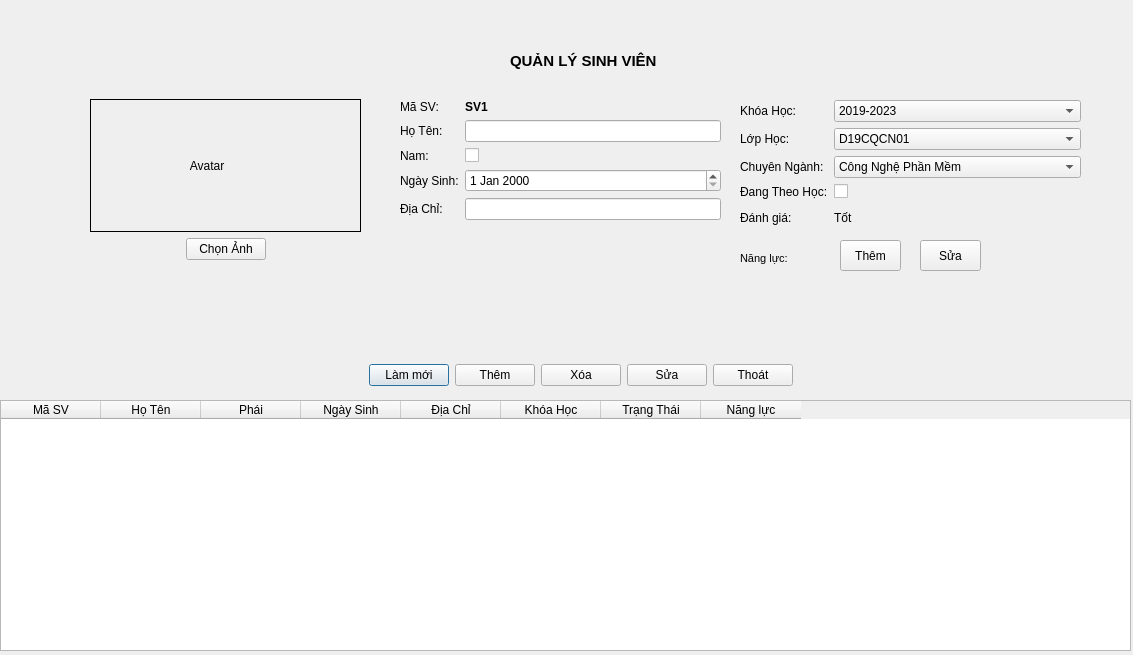
<?xml version="1.0" encoding="UTF-8"?>
<ui version="4.0">
 <class>Dialog</class>
 <widget class="QDialog" name="Dialog">
  <property name="geometry">
   <rect>
    <x>0</x>
    <y>0</y>
    <width>1133</width>
    <height>655</height>
   </rect>
  </property>
  <property name="windowTitle">
   <string>QLDSV</string>
  </property>
  <widget class="QTableWidget" name="tableWidget">
   <property name="geometry">
    <rect>
     <x>0</x>
     <y>400</y>
     <width>1131</width>
     <height>251</height>
    </rect>
   </property>
   <column>
    <property name="text">
     <string>Mã SV</string>
    </property>
   </column>
   <column>
    <property name="text">
     <string>Họ Tên</string>
    </property>
   </column>
   <column>
    <property name="text">
     <string>Phái</string>
    </property>
   </column>
   <column>
    <property name="text">
     <string>Ngày Sinh</string>
    </property>
   </column>
   <column>
    <property name="text">
     <string>Địa Chỉ</string>
    </property>
   </column>
   <column>
    <property name="text">
     <string>Khóa Học</string>
    </property>
   </column>
   <column>
    <property name="text">
     <string>Trạng Thái</string>
    </property>
   </column>
   <column>
    <property name="text">
     <string>Năng lực</string>
    </property>
   </column>
  </widget>
  <widget class="QWidget" name="formLayoutWidget_2">
   <property name="geometry">
    <rect>
     <x>740</x>
     <y>100</y>
     <width>341</width>
     <height>141</height>
    </rect>
   </property>
   <layout class="QFormLayout" name="formLayout_3">
    <item row="0" column="0">
     <widget class="QLabel" name="ngYSinhLabel_2">
      <property name="text">
       <string>Khóa Học:</string>
      </property>
     </widget>
    </item>
    <item row="0" column="1">
     <widget class="QComboBox" name="dYCCMNComboBox_5">
      <item>
       <property name="text">
        <string>2019-2023</string>
       </property>
      </item>
     </widget>
    </item>
    <item row="1" column="0">
     <widget class="QLabel" name="aChLabel_2">
      <property name="text">
       <string>Lớp Học:</string>
      </property>
     </widget>
    </item>
    <item row="1" column="1">
     <widget class="QComboBox" name="dYCCMNComboBox_3">
      <item>
       <property name="text">
        <string>D19CQCN01</string>
       </property>
      </item>
     </widget>
    </item>
    <item row="2" column="0">
     <widget class="QLabel" name="chuyNMNLabel_2">
      <property name="text">
       <string>Chuyên Ngành:</string>
      </property>
     </widget>
    </item>
    <item row="2" column="1">
     <widget class="QComboBox" name="dYCCMNComboBox_4">
      <item>
       <property name="text">
        <string>Công Nghệ Phần Mềm</string>
       </property>
      </item>
     </widget>
    </item>
    <item row="3" column="0">
     <widget class="QLabel" name="angLMViCLabel_2">
      <property name="text">
       <string>Đang Theo Học:</string>
      </property>
     </widget>
    </item>
    <item row="3" column="1">
     <widget class="QCheckBox" name="angLMViCCheckBox_2"/>
    </item>
    <item row="4" column="0">
     <layout class="QVBoxLayout" name="verticalLayout_6"/>
    </item>
    <item row="5" column="0">
     <widget class="QLabel" name="nhGiLabel">
      <property name="text">
       <string>Đánh giá:</string>
      </property>
     </widget>
    </item>
    <item row="5" column="1">
     <widget class="QLabel" name="label_3">
      <property name="text">
       <string>Tốt</string>
      </property>
     </widget>
    </item>
   </layout>
  </widget>
  <widget class="QWidget" name="formLayoutWidget">
   <property name="geometry">
    <rect>
     <x>400</x>
     <y>100</y>
     <width>321</width>
     <height>161</height>
    </rect>
   </property>
   <layout class="QFormLayout" name="formLayout_2">
    <item row="0" column="0">
     <widget class="QLabel" name="mGVLabel">
      <property name="text">
       <string>Mã SV:</string>
      </property>
     </widget>
    </item>
    <item row="0" column="1">
     <widget class="QLabel" name="label">
      <property name="font">
       <font>
        <weight>75</weight>
        <bold>true</bold>
       </font>
      </property>
      <property name="text">
       <string>SV1</string>
      </property>
     </widget>
    </item>
    <item row="1" column="0">
     <widget class="QLabel" name="HTLabel">
      <property name="text">
       <string>Họ Tên:</string>
      </property>
     </widget>
    </item>
    <item row="1" column="1">
     <widget class="QLineEdit" name="HTLineEdit">
      <property name="sizeIncrement">
       <size>
        <width>0</width>
        <height>0</height>
       </size>
      </property>
     </widget>
    </item>
    <item row="2" column="0">
     <widget class="QLabel" name="namLabel">
      <property name="text">
       <string>Nam:</string>
      </property>
     </widget>
    </item>
    <item row="2" column="1">
     <widget class="QCheckBox" name="namCheckBox"/>
    </item>
    <item row="5" column="0">
     <layout class="QVBoxLayout" name="verticalLayout_3"/>
    </item>
    <item row="3" column="0">
     <widget class="QLabel" name="ngYSinhLabel_3">
      <property name="text">
       <string>Ngày Sinh:</string>
      </property>
     </widget>
    </item>
    <item row="3" column="1">
     <widget class="QDateEdit" name="ngYSinhDateEdit_3"/>
    </item>
    <item row="4" column="0">
     <widget class="QLabel" name="aChLabel_3">
      <property name="text">
       <string>Địa Chỉ:</string>
      </property>
     </widget>
    </item>
    <item row="4" column="1">
     <widget class="QLineEdit" name="aChLineEdit_3"/>
    </item>
   </layout>
  </widget>
  <widget class="QWidget" name="horizontalLayoutWidget_2">
   <property name="geometry">
    <rect>
     <x>240</x>
     <y>360</y>
     <width>681</width>
     <height>30</height>
    </rect>
   </property>
   <layout class="QHBoxLayout" name="horizontalLayout_3">
    <item>
     <spacer name="horizontalSpacer_3">
      <property name="orientation">
       <enum>Qt::Horizontal</enum>
      </property>
      <property name="sizeHint" stdset="0">
       <size>
        <width>40</width>
        <height>20</height>
       </size>
      </property>
     </spacer>
    </item>
    <item>
     <widget class="QPushButton" name="pushButton_8">
      <property name="text">
       <string>Làm mới</string>
      </property>
     </widget>
    </item>
    <item>
     <widget class="QPushButton" name="pushButton_9">
      <property name="text">
       <string>Thêm</string>
      </property>
     </widget>
    </item>
    <item>
     <widget class="QPushButton" name="pushButton_10">
      <property name="text">
       <string>Xóa</string>
      </property>
     </widget>
    </item>
    <item>
     <widget class="QPushButton" name="pushButton_11">
      <property name="text">
       <string>Sửa</string>
      </property>
     </widget>
    </item>
    <item>
     <widget class="QPushButton" name="pushButton_12">
      <property name="text">
       <string>Thoát</string>
      </property>
     </widget>
    </item>
    <item>
     <spacer name="horizontalSpacer_4">
      <property name="orientation">
       <enum>Qt::Horizontal</enum>
      </property>
      <property name="sizeHint" stdset="0">
       <size>
        <width>40</width>
        <height>20</height>
       </size>
      </property>
     </spacer>
    </item>
   </layout>
  </widget>
  <widget class="QLabel" name="label_4">
   <property name="geometry">
    <rect>
     <x>510</x>
     <y>50</y>
     <width>351</width>
     <height>22</height>
    </rect>
   </property>
   <property name="font">
    <font>
     <pointsize>11</pointsize>
     <weight>75</weight>
     <bold>true</bold>
    </font>
   </property>
   <property name="text">
    <string>QUẢN LÝ SINH VIÊN</string>
   </property>
  </widget>
  <widget class="QWidget" name="verticalLayoutWidget">
   <property name="geometry">
    <rect>
     <x>90</x>
     <y>99</y>
     <width>271</width>
     <height>161</height>
    </rect>
   </property>
   <layout class="QVBoxLayout" name="verticalLayout">
    <item>
     <widget class="QLabel" name="label_2">
      <property name="frameShape">
       <enum>QFrame::Box</enum>
      </property>
      <property name="text">
       <string>                             Avatar</string>
      </property>
     </widget>
    </item>
    <item>
     <layout class="QHBoxLayout" name="horizontalLayout_2">
      <item>
       <spacer name="horizontalSpacer_2">
        <property name="orientation">
         <enum>Qt::Horizontal</enum>
        </property>
        <property name="sizeHint" stdset="0">
         <size>
          <width>40</width>
          <height>20</height>
         </size>
        </property>
       </spacer>
      </item>
      <item>
       <widget class="QPushButton" name="pushButton">
        <property name="text">
         <string>Chọn Ảnh</string>
        </property>
       </widget>
      </item>
      <item>
       <spacer name="horizontalSpacer">
        <property name="orientation">
         <enum>Qt::Horizontal</enum>
        </property>
        <property name="sizeHint" stdset="0">
         <size>
          <width>40</width>
          <height>20</height>
         </size>
        </property>
       </spacer>
      </item>
     </layout>
    </item>
   </layout>
  </widget>
  <widget class="QLabel" name="nhGiLabel_2">
   <property name="geometry">
    <rect>
     <x>740</x>
     <y>250</y>
     <width>61</width>
     <height>16</height>
    </rect>
   </property>
   <property name="font">
    <font>
     <pointsize>8</pointsize>
    </font>
   </property>
   <property name="text">
    <string>Năng lực:</string>
   </property>
  </widget>
  <widget class="QPushButton" name="pushButton_2">
   <property name="geometry">
    <rect>
     <x>840</x>
     <y>240</y>
     <width>61</width>
     <height>31</height>
    </rect>
   </property>
   <property name="text">
    <string>Thêm</string>
   </property>
  </widget>
  <widget class="QPushButton" name="pushButton_3">
   <property name="geometry">
    <rect>
     <x>920</x>
     <y>240</y>
     <width>61</width>
     <height>31</height>
    </rect>
   </property>
   <property name="text">
    <string>Sửa</string>
   </property>
  </widget>
 </widget>
 <resources/>
 <connections/>
</ui>
